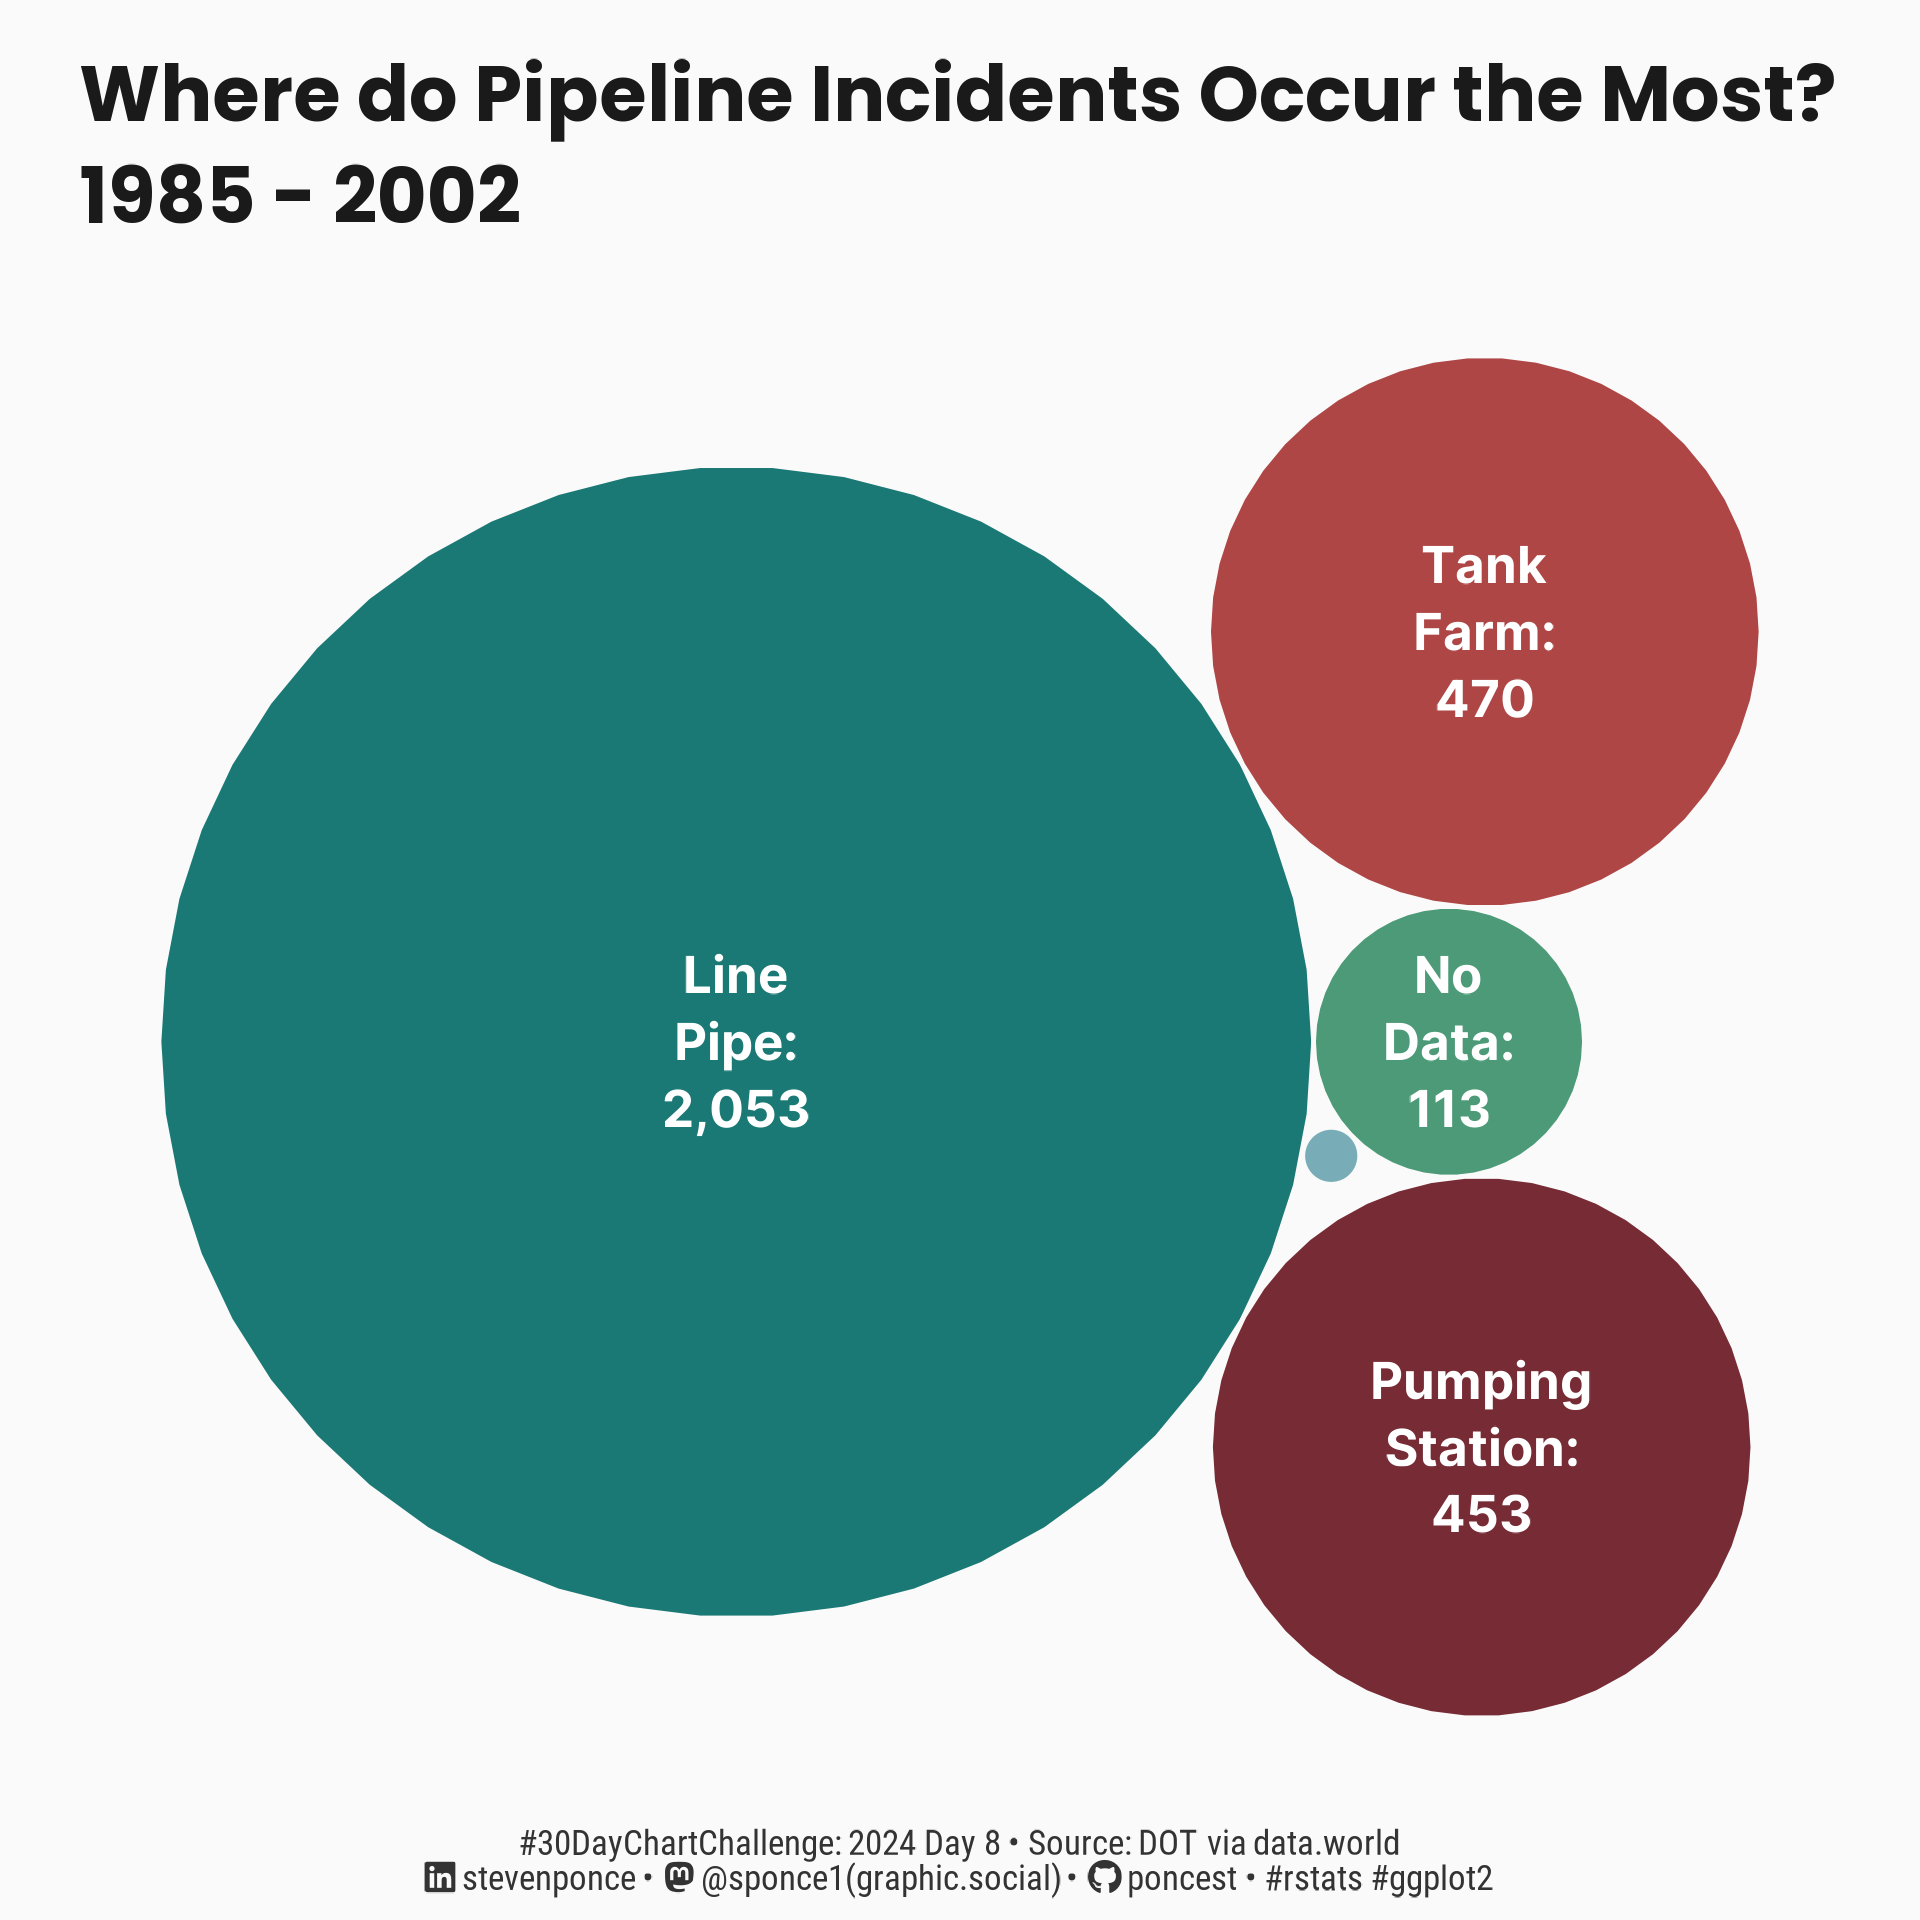

Generate this figure with R:

## Challenge: #30DayChartChallenge 2024 day 08
## Topic:     Distributions | circular
## Author:    Steven Ponce
## Date:      2024-04-08

## Data:      Department of Transportation Pipeline Incidents (via data.world)
##            accident hazardous liquid 1986 - 2002
## Link:      https://data.world/dot/pipeline-incidents


## 1. LOAD PACKAGES & SETUP ----  
pacman::p_load(
  tidyverse,   # Easily Install and Load the 'Tidyverse'
  ggtext,      # Improved Text Rendering Support for 'ggplot2'
  showtext,    # Using Fonts More Easily in R Graphs
  janitor,     # Simple Tools for Examining and Cleaning Dirty Data
  skimr,       # Compact and Flexible Summaries of Data
  scales,      # Scale Functions for Visualization
  lubridate,   # Make Dealing with Dates a Little Easier
  glue,        # Interpreted String Literals
  MetBrewer,   # Color Palettes Inspired by Works at the Metropolitan Museum of Art
  MoMAColors,  # Color Palettes Inspired by Artwork at the Museum of Modern Art in New York City
  packcircles  # Circle Packing
)


### |- figure size ---- 
camcorder::gg_record( 
  dir    = here::here("temp_plots"), 
  device = "png",
  width  = 6,
  height = 6,
  units  = "in",
  dpi    = 320)

### |- resolution ---- 
showtext_opts(dpi = 320, regular.wt = 300, bold.wt = 800)


## 2. READ IN THE DATA ----
liquid_hazards_1986_2002 <- read_tsv(here::here("2024/data/accident_hazardous_liquid_1986_jan2002.txt")) |>
  clean_names() |>
  glimpse()


## 3. EXAMINING THE DATA ----
glimpse(liquid_hazards_1986_2002)
skim(liquid_hazards_1986_2002)
colnames(liquid_hazards_1986_2002)

liquid_hazards_1986_2002 |>  count(name, sort = T)
liquid_hazards_1986_2002 |>  count(csys, sort = T)  #  Part of system involved
liquid_hazards_1986_2002 |>  count(caus, sort = T)  #  Apparent Cause of accident  


## 4. TIDYDATA ----

### |- Tidy ----
data_df <- liquid_hazards_1986_2002 |> 
  # Extract year
  mutate(
    year = str_extract(rptid, "^\\d{4}"),
    year = as.integer(year)
  ) |> 
  # Select and rename columns
  select(year, system = csys , cause = caus) |> 
  # Format to title case
  mutate(
    across(c(system, cause), str_to_title)
  ) |> 
  # Sum by month
  group_by(system) |>                                              
  summarise(count = n(), .groups = 'drop') |> 
  # Format and convert to factors 
  mutate(
    system = factor(system)
  ) |> 
  # Concatenate system and cause together
  mutate(
    labels = str_glue("{ system }:\n
                      { scales::comma(count) }")
  ) 


# Generate the layout
packing     <- circleProgressiveLayout(data_df$count, sizetype ='area')
data_labels <- cbind(data_df, packing)
data_plot   <- circleLayoutVertices(packing, npoints = 50)
data_plot$n <- rep(data_plot$count, each = 51)                    



# 5. VISUALIZATION ---- 

### |- plot aesthetics ---- 
bkg_col      <- '#fafafa'
title_col    <- "gray10"              
subtitle_col <- "gray20"   
caption_col  <- "gray20"  
text_col     <- "gray20"    
col_palette  <- moma.colors("Sidhu", n = 5, type = "discrete", direction = -1)

### |-  titles and caption ----
# icons
tt <- str_glue("#30DayChartChallenge: { 2024 } Day { 08 } &bull; Source: DOT via data.world<br>")  
li <- str_glue("<span style='font-family:fa6-brands'>&#xf08c;</span>")  
gh <- str_glue("<span style='font-family:fa6-brands'>&#xf09b;</span>")
mn <- str_glue("<span style='font-family:fa6-brands'>&#xf4f6;</span>")

# text
title_text   <- str_glue("Where do Pipeline Incidents Occur the Most?\n1985 - 2002") 

caption_text <- str_glue("{tt} {li} stevenponce &bull; {mn} @sponce1(graphic.social) &bull; {gh} poncest &bull; #rstats #ggplot2")

### |-  fonts ----
font_add('fa6-brands', 'fonts/6.4.2/Font Awesome 6 Brands-Regular-400.otf') 
font_add_google("Poppins", regular.wt = 400, family = "title")       
font_add_google("Poppins", family = "subtitle")  
font_add_google("Inter", regular.wt = 400, family = "text")        
font_add_google("Roboto Condensed", family = "caption")
showtext_auto(enable = TRUE)  

### |-  plot theme ----
theme_set(theme_void(base_size = 12, base_family = "text"))                

theme_update(
  plot.title.position   = "plot",
  plot.caption.position = "plot",
  legend.position       = 'plot',
  
  plot.margin           = margin(t = 10, r = 15, b = 0, l = 15),
  
  plot.background       = element_rect(fill = bkg_col, color = bkg_col),
  panel.background      = element_rect(fill = bkg_col, color = bkg_col),
)


### |-  final plot ----  

# Reference: https://r-graph-gallery.com/308-interactive-circle-packing.html

ggplot() +
  # Geoms
  geom_polygon(data = data_plot,
               aes(x, y, group = id, fill = factor(id)),
               colour = bkg_col, 
  ) +
  geom_text(data = data_labels,
            mapping = aes(x, y, size = count, label = str_wrap(labels, 5)),
            size = 4,
            check_overlap = TRUE,
            family = "text",
            colour = "white",
            lineheight = 1.1, 
            fontface = "bold"
  ) +
  
  # Scales
  scale_fill_manual(values = col_palette) +
  coord_fixed() + 
  
  # Labs
  labs(
    x       = element_blank(),
    y       = element_blank(),
    title   = title_text,
    caption = caption_text,
  ) +
  
  # Theme
  theme(
    plot.title      = element_text(
      size          = rel(1.45),
      family        = "title",
      face          = "bold",
      color         = title_col,
      lineheight    = 1.1,
      margin        = margin(t = 5, b = 10)
    ),
    plot.caption    = element_markdown(
      size          = rel(.65),
      family        = "caption",
      color         = caption_col,
      lineheight    = 0.65,
      hjust         = 0.5,
      halign        = 0.5,
      margin        = margin(t = 10, b = 5)
    ),
  )


# 6. SESSION INFO ----  
sessioninfo::session_info(include_base = TRUE) 

# ─ Session info ─────────────────────────────────────────────────────────────────────────────────────
# setting  value
# version  R version 4.3.3 (2024-02-29 ucrt)
# os       Windows 10 x64 (build 19045)
# system   x86_64, mingw32
# ui       RStudio
# language (EN)
# collate  English_United States.utf8
# ctype    English_United States.utf8
# tz       America/New_York
# date     2024-04-06
# rstudio  2023.12.1+402 Ocean Storm (desktop)
# pandoc   NA
# 
# ─ Packages ─────────────────────────────────────────────────────────────────────────────────────────
# ! package        * version    date (UTC) lib source
# base           * 4.3.3      2024-02-29 [2] local
# P base64enc        0.1-3      2015-07-28 [?] CRAN (R 4.3.0)
# P bit              4.0.5      2022-11-15 [?] CRAN (R 4.3.0)
# P bit64            4.0.5      2020-08-30 [?] CRAN (R 4.3.0)
# P camcorder        0.1.0      2022-10-03 [?] CRAN (R 4.3.0)
# cli              3.6.2      2023-12-11 [1] CRAN (R 4.3.3)
# P colorspace       2.1-0      2023-01-23 [?] CRAN (R 4.3.0)
# P commonmark       1.9.0      2023-03-17 [?] CRAN (R 4.3.0)
# P compiler         4.3.3      2024-02-29 [?] local
# cowplot          1.1.3      2024-01-22 [1] CRAN (R 4.3.3)
# P crayon           1.5.2      2022-09-29 [?] CRAN (R 4.3.0)
# P curl             5.2.0      2023-12-08 [?] RSPM (R 4.3.0)
# P datasets       * 4.3.3      2024-02-29 [?] local
# P digest           0.6.33     2023-07-07 [?] CRAN (R 4.3.1)
# P distributional   0.4.0      2024-02-07 [?] CRAN (R 4.3.3)
# P dplyr          * 1.1.4      2023-11-17 [?] RSPM (R 4.3.0)
# P fansi            1.0.6      2023-12-08 [?] RSPM (R 4.3.0)
# P farver           2.1.1      2022-07-06 [?] CRAN (R 4.3.0)
# P fastmap          1.1.1      2023-02-24 [?] CRAN (R 4.3.0)
# P forcats        * 1.0.0      2023-01-29 [?] CRAN (R 4.3.0)
# P generics         0.1.3      2022-07-05 [?] CRAN (R 4.3.0)
# P ggdist         * 3.3.2      2024-03-05 [?] CRAN (R 4.3.3)
# P ggplot2        * 3.5.0      2024-02-23 [?] CRAN (R 4.3.2)
# ggstream         0.1.0      2021-05-06 [1] CRAN (R 4.3.3)
# P ggtext         * 0.1.2      2022-09-16 [?] CRAN (R 4.3.0)
# P gifski           1.12.0-2   2023-08-12 [?] CRAN (R 4.3.1)
# P glue           * 1.7.0      2024-01-09 [?] CRAN (R 4.3.2)
# P graphics       * 4.3.3      2024-02-29 [?] local
# P grDevices      * 4.3.3      2024-02-29 [?] local
# P grid             4.3.3      2024-02-29 [?] local
# P gridtext         0.1.5      2022-09-16 [?] CRAN (R 4.3.0)
# P gtable           0.3.4      2023-08-21 [?] CRAN (R 4.3.1)
# P here             1.0.1      2020-12-13 [?] CRAN (R 4.3.0)
# P hms              1.1.3      2023-03-21 [?] CRAN (R 4.3.0)
# P htmltools        0.5.7      2023-11-03 [?] RSPM (R 4.3.0)
# P janitor        * 2.2.0      2023-02-02 [?] CRAN (R 4.3.0)
# P jsonlite         1.8.8      2023-12-04 [?] RSPM (R 4.3.0)
# P knitr            1.45       2023-10-30 [?] RSPM (R 4.3.0)
# P labeling         0.4.3      2023-08-29 [?] CRAN (R 4.3.1)
# P lifecycle        1.0.4      2023-11-07 [?] CRAN (R 4.3.2)
# P lubridate      * 1.9.3      2023-09-27 [?] RSPM (R 4.3.0)
# P magick           2.8.3      2024-02-18 [?] CRAN (R 4.3.3)
# P magrittr         2.0.3      2022-03-30 [?] CRAN (R 4.3.0)
# P markdown         1.12       2023-12-06 [?] CRAN (R 4.3.2)
# P MetBrewer      * 0.2.0      2022-03-21 [?] CRAN (R 4.3.1)
# P methods        * 4.3.3      2024-02-29 [?] local
# MoMAColors     * 0.0.0.9000 2024-03-31 [1] Github (BlakeRMills/MoMAColors@6f5d75d)
# P munsell          0.5.0      2018-06-12 [?] CRAN (R 4.3.0)
# P packcircles    * 0.3.6      2023-09-08 [?] CRAN (R 4.3.3)
# P pacman           0.5.1      2019-03-11 [?] CRAN (R 4.3.0)
# P parallel         4.3.3      2024-02-29 [?] local
# P pillar           1.9.0      2023-03-22 [?] CRAN (R 4.3.0)
# P pkgconfig        2.0.3      2019-09-22 [?] CRAN (R 4.3.0)
# P purrr          * 1.0.2      2023-08-10 [?] CRAN (R 4.3.1)
# P quadprog         1.5-8      2019-11-20 [?] CRAN (R 4.3.0)
# P R6               2.5.1      2021-08-19 [?] CRAN (R 4.3.0)
# P ragg             1.2.7      2023-12-11 [?] RSPM (R 4.3.0)
# Rcpp             1.0.12     2024-01-09 [1] CRAN (R 4.3.3)
# P readr          * 2.1.5      2024-01-10 [?] CRAN (R 4.3.2)
# renv             1.0.5      2024-02-29 [1] CRAN (R 4.3.3)
# P repr             1.1.6      2023-01-26 [?] CRAN (R 4.3.0)
# P rlang            1.1.3      2024-01-10 [?] CRAN (R 4.3.2)
# P rprojroot        2.0.4      2023-11-05 [?] RSPM (R 4.3.0)
# P rstudioapi       0.15.0     2023-07-07 [?] CRAN (R 4.3.1)
# P rsvg             2.6.0      2023-10-08 [?] RSPM (R 4.3.0)
# P scales         * 1.3.0      2023-11-28 [?] CRAN (R 4.3.2)
# P sessioninfo      1.2.2      2021-12-06 [?] CRAN (R 4.3.0)
# P showtext       * 0.9-7      2024-03-02 [?] CRAN (R 4.3.3)
# P showtextdb     * 3.0        2020-06-04 [?] CRAN (R 4.3.0)
# P skimr          * 2.1.5      2022-12-23 [?] CRAN (R 4.3.0)
# P snakecase        0.11.1     2023-08-27 [?] CRAN (R 4.3.1)
# P stats          * 4.3.3      2024-02-29 [?] local
# P stringi          1.8.3      2023-12-11 [?] RSPM (R 4.3.0)
# P stringr        * 1.5.1      2023-11-14 [?] RSPM (R 4.3.0)
# P svglite          2.1.1      2023-01-10 [?] CRAN (R 4.3.0)
# P sysfonts       * 0.8.9      2024-03-02 [?] CRAN (R 4.3.3)
# P systemfonts      1.0.5      2023-10-09 [?] RSPM (R 4.3.0)
# P textshaping      0.3.6      2021-10-13 [?] CRAN (R 4.3.0)
# P tibble         * 3.2.1      2023-03-20 [?] CRAN (R 4.3.0)
# P tidyr          * 1.3.1      2024-01-24 [?] CRAN (R 4.3.2)
# tidyselect       1.2.1      2024-03-11 [1] CRAN (R 4.3.3)
# P tidyverse      * 2.0.0      2023-02-22 [?] CRAN (R 4.3.0)
# P timechange       0.2.0      2023-01-11 [?] CRAN (R 4.3.0)
# P tools            4.3.3      2024-02-29 [?] local
# P tzdb             0.4.0      2023-05-12 [?] CRAN (R 4.3.0)
# P utf8             1.2.4      2023-10-22 [?] CRAN (R 4.3.2)
# P utils          * 4.3.3      2024-02-29 [?] local
# P vctrs            0.6.5      2023-12-01 [?] CRAN (R 4.3.2)
# P vroom            1.6.5      2023-12-05 [?] RSPM (R 4.3.0)
# P withr            3.0.0      2024-01-16 [?] CRAN (R 4.3.2)
# P xfun             0.41       2023-11-01 [?] CRAN (R 4.3.2)
# P xml2             1.3.6      2023-12-04 [?] RSPM (R 4.3.0)
# 
# [1] C:/Users/poncest/OneDrive - Bristol Myers Squibb/RStudio/_CHALLENGES/30DayChartChallenge/renv/library/R-4.3/x86_64-w64-mingw32
# [2] C:/Users/poncest/AppData/Local/R/cache/R/renv/sandbox/R-4.3/x86_64-w64-mingw32/07866f9d
# 
# P ── Loaded and on-disk path mismatch.
# 
# ────────────────────────────────────────────────────────────────────────────────────────────────────
# > 
